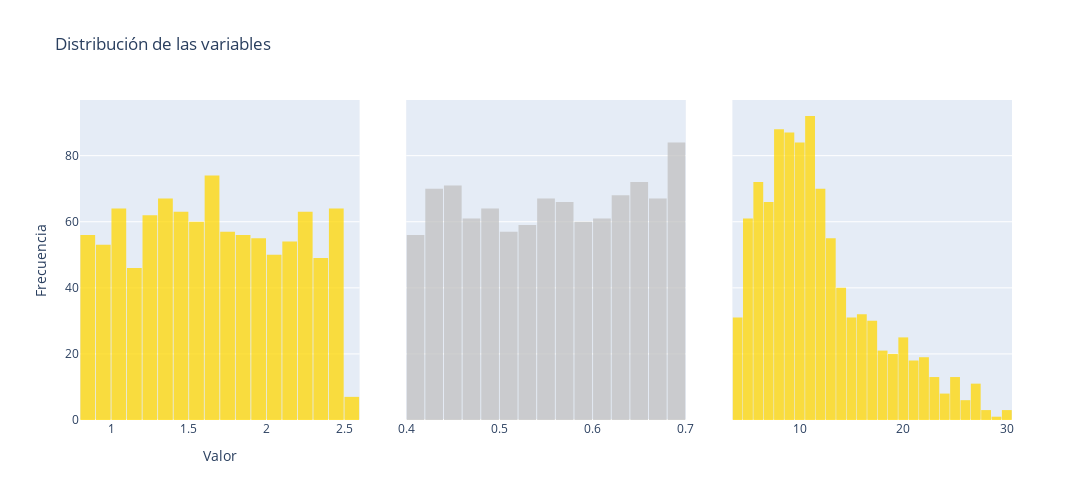

This figure's notebook cell:
### Code cell
import plotly.graph_objs as go
from plotly.subplots import make_subplots
import pandas as pd

data_frame = pd.read_csv('generated_dataset.csv')

fig = make_subplots(rows=1, cols=3, shared_yaxes=True, horizontal_spacing=0.05)

fig.add_trace(
    go.Histogram(
        x=data_frame['Longitud (m)'],
        nbinsx=30,
        name='Longitud (m)',
        marker_color='#FFD700',
        opacity=0.75
    ),
    row=1, col=1
)

fig.add_trace(
    go.Histogram(
        x=data_frame['Tiempo (s)'],
        nbinsx=30,
        name='Tiempo (s)',
        marker_color='#C0C0C0',
        opacity=0.75
    ),
    row=1, col=2
)

fig.add_trace(
    go.Histogram(
        x=data_frame['g_calculado (m/s²)'],
        nbinsx=30,
        name='g_calculado (m/s²)',
        marker_color='#FFD700',
        opacity=0.75
    ),
    row=1, col=3
)

fig.update_layout(
    title='Distribución de las variables',
    height=500,
    width=1200,
    xaxis=dict(title='Valor'),
    yaxis=dict(title='Frecuencia'),
    bargap=0.05,
    showlegend=False,
)
pio.show(fig)

### Figure 1 — Plotly figure (JSON) as saved in the notebook; plotly's stock layout.template omitted (floating-point values rounded to 4 significant figures; data arrays with more than 128 entries replaced by an {"elided": "..."} marker saying what was removed)
{"data": [{"marker": {"color": "#FFD700"}, "name": "Longitud (m)", "nbinsx": 30, "opacity": 0.75, "x": {"elided": "1000 float values"}, "type": "histogram", "xaxis": "x", "yaxis": "y"}, {"marker": {"color": "#C0C0C0"}, "name": "Tiempo (s)", "nbinsx": 30, "opacity": 0.75, "x": {"elided": "1000 float values"}, "type": "histogram", "xaxis": "x2", "yaxis": "y2"}, {"marker": {"color": "#FFD700"}, "name": "g_calculado (m/s²)", "nbinsx": 30, "opacity": 0.75, "x": {"elided": "1000 float values"}, "type": "histogram", "xaxis": "x3", "yaxis": "y3"}], "layout": {"xaxis": {"anchor": "y", "domain": [0.0, 0.3], "title": {"text": "Valor"}}, "yaxis": {"anchor": "x", "domain": [0.0, 1.0], "title": {"text": "Frecuencia"}}, "xaxis2": {"anchor": "y2", "domain": [0.35, 0.65]}, "yaxis2": {"anchor": "x2", "domain": [0.0, 1.0], "matches": "y", "showticklabels": false}, "xaxis3": {"anchor": "y3", "domain": [0.7, 1.0]}, "yaxis3": {"anchor": "x3", "domain": [0.0, 1.0], "matches": "y", "showticklabels": false}, "title": {"text": "Distribución de las variables"}, "height": 500, "width": 1200, "bargap": 0.05, "showlegend": false}}
